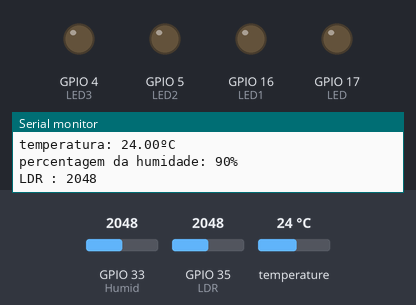
Bench run of a sketch on a simulated ESP32. On the bench: output pins drawn as LEDs (lit = HIGH), the last lines printed to the serial monitor. The test bench sets the inputs (shaded band); at power-on: temperature 24 °C, GPIO 35 (LDR) = 2048, GPIO 33 (Humid) = 2048. WiFi joins after 1.5 s; servers stay silent unless stated.

Above: at 2.7 s.
2.8 s: temperature set to 20.7 °C
4.3 s: temperature set to 19.2 °C
At 5.4 s:
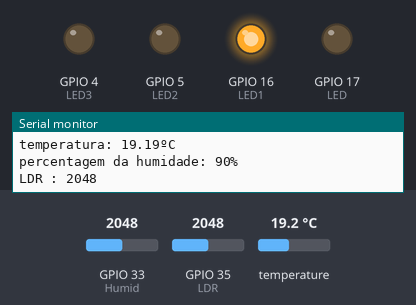
6.0 s: GPIO 35 (LDR) set to 2078
At 6.6 s:
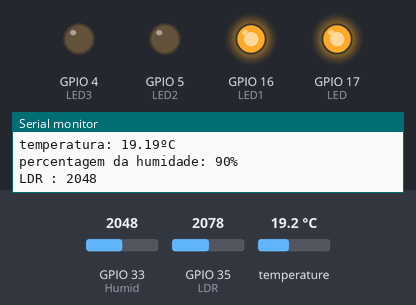
7.5 s: GPIO 33 (Humid) set to 1415
9.0 s: GPIO 33 (Humid) set to 1328
At 9.9 s:
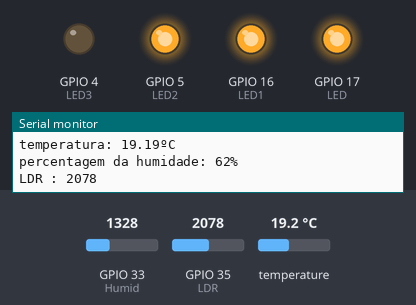
10.6 s: GPIO 35 (LDR) set to 2047
At 12.1 s:
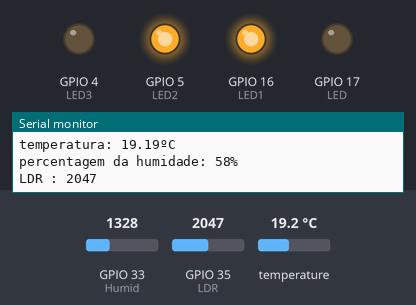
Timing chart, 0 to 13.1 s (numbered marks = the images above; inputs shaded):
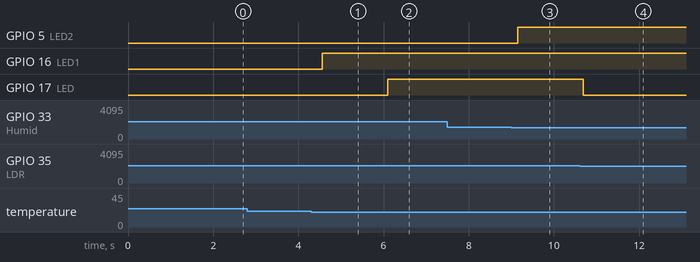

The sketch:

CB-G2.ino
```cpp
#include <OneWire.h>
#include <DallasTemperature.h>
#include <NTPClient.h>
#include "WiFi.h"

const uint16_t port = 8090;
const char * host = "192.168.1.56";

String datahora = " ";
String startstop = "";


WiFiUDP ntpUDP;
NTPClient ntp(ntpUDP);

/* create a hardware timer */
hw_timer_t * timer = NULL;
volatile SemaphoreHandle_t timerSemaphore;
portMUX_TYPE timerMux = portMUX_INITIALIZER_UNLOCKED;

volatile uint32_t isrCounter = 0;
volatile uint32_t lastIsrAt = 0;
volatile uint32_t time1 = 0;
volatile uint32_t lasttime = 0;

void ARDUINO_ISR_ATTR onTimer(){
  // Increment the counter and set the time of ISR
  portENTER_CRITICAL_ISR(&timerMux);
  isrCounter++;
  lastIsrAt = millis();
  portEXIT_CRITICAL_ISR(&timerMux);
  // Give a semaphore that we can check in the loop
  xSemaphoreGiveFromISR(timerSemaphore, NULL);
  // It is safe to use digitalRead/Write here if you want to toggle an output
}

const char* ssid = "NOS-1214";
const char* password =  "7RGUT3KJ";
WiFiClient  client;


//sensor de temperatura
int sensor_temp = A4;
OneWire ds(sensor_temp);
DallasTemperature sensors(&ds);
float temperatura;


//sensor de luminosidade
const int LDR = A7 ;             // Pino analógico que o sensor está conectado
int luz ;                        // valor que sera armazenado o valor do LDR

//sensor de humidade
const int Humid = A5;            //Pino a que o sensor esta conectado
int humidade;
int perchumid;
int SoloSeco = 0; //VALOR MEDIDO COM O SOLO SECO
int SoloMolhado = 2300; //VALOR MEDIDO COM O SOLO MOLHADO
int percSoloSeco = 0; //MENOR PERCENTUAL DO SOLO SECO
int percSoloMolhado = 100; //MAIOR PERCENTUAL DO SOLO MOLHADO

//definir led
const int LED = 17;             //luz - leds
const int LED1 = 16;            //temperatura - azul-min
const int LED2 = 5;             //humidade - amarelo
const int LED3 = 4;             //temperatura -verde+max


void setup() {
  pinMode(sensor_temp, INPUT);   //coloca a variavel oneWireBus como entrada
  pinMode(LDR, INPUT);          //Coloca a variavel LDR como entrada
  pinMode(LED, OUTPUT);         //coloca a variavel LED como saida
  pinMode(LED1, OUTPUT);        //coloca a variavel LED1 como saida
  pinMode(LED2, OUTPUT);        //coloca a variavel LED2 como saida
  pinMode(LED3, OUTPUT);        //coloca a variavel LED3 como saida
  pinMode(Humid, INPUT);        //coloca a variavel Humid como entrada
  Serial.begin(115200);         //inicializa a comunicação serie com a taxa de 9600 bps

  //efetua a ligação ao wifi
  WiFi.begin(ssid, password);
  while (WiFi.status() != WL_CONNECTED) {
    delay(500);
    Serial.println("Connecting to WiFi..");
  }
  Serial.println("Connected to the WiFi network");

  //configura o servidor de data e hora
  ntp.begin();
  //GMT em segundos
  // +1 = 3600
  // +8 = 28800
  // -1 = -3600
  // -3 = -10800
  ntp.setTimeOffset(3600);//precisa de mais uma hora porque o servidor esta num fuso hrario diferente

  //configuração do timer
  timerSemaphore = xSemaphoreCreateBinary();

  timer = timerBegin(0, 80, true);

  timerAttachInterrupt(timer, &onTimer, true);

  timerAlarmWrite(timer, 20000000, true);

  timerAlarmEnable(timer);


}

void loop() {

  int tempdefaultmin = 20.0;
  int tempdefaultmax = 25.0;
  int humdefaultmin = 60;


  //sensor de luz
  luz = analogRead(LDR);        // Faz a leitura do pino analógico LDR e armazena o valor na variavel luz

  if (luz < 2050) {             // Se o valor de luz for menos que 2050 significa que temos pouca luz
    digitalWrite(LED, LOW);
  } else {                      // Se não
    digitalWrite(LED, HIGH);
  }

  //sensor de humidade
  humidade = analogRead(Humid);
  perchumid = constrain(analogRead(Humid),SoloSeco,SoloMolhado); //MANTÉM humidade DENTRO DO INTERVALO
  perchumid = map(perchumid,SoloMolhado,SoloSeco,percSoloMolhado,percSoloSeco); //EXECUTA A FUNÇÃO "map" DE ACORDO COM OS PARÂMETROS PASSADOS
  if( perchumid<humdefaultmin){
    digitalWrite(LED2, HIGH);
  }else{
    digitalWrite(LED2, LOW);
  }


  //sensor temperatura
  sensors.requestTemperatures();
  temperatura = sensors.getTempCByIndex(0);
    if(temperatura<tempdefaultmin){
    digitalWrite(LED1, HIGH);
    digitalWrite(LED3, LOW);
  }else if(temperatura>tempdefaultmax){


    digitalWrite(LED1, LOW);
  }else{
    digitalWrite(LED3, LOW);
    digitalWrite(LED1, LOW);
    }
  time1=millis();
  if(time1>=lasttime+1000){
    lasttime=time1;
    Serial.print("temperatura: ");
    Serial.print(temperatura);
    Serial.println("ºC");
    Serial.print("percentagem da humidade: ");
    Serial.print(perchumid);
    Serial.println("%");
    Serial.print("LDR : " );      // Mostra o valor no monitor serial
    Serial.println(luz);
    }
  //delay(1000);                 // Aguarda 1s

  if (xSemaphoreTake(timerSemaphore, 0) == pdTRUE){
    uint32_t isrCount = 0, isrTime = 0;
    // Read the interrupt count and time
    portENTER_CRITICAL(&timerMux);
    isrCount = isrCounter;
    isrTime = lastIsrAt;
    portEXIT_CRITICAL(&timerMux);int i=0;
    // Print it
    WiFiClient client;

   //conexão ao servidor
    if (!client.connect(host, port)) {
        Serial.println("Connection to host failed");
    }
    Serial.println("Connected to server successful!");

    //conexão ao servidor de data e hora
    if (ntp.update()) {
    datahora = ntp.getFormattedDate();

    } else {
      Serial.println("!Erro ao atualizar NTP!\n");
    }
    Serial.println(datahora);


    int ID = 1;
    String da = "DA";
    String de = "PR";

    //se a string lida do servidor for "start" envia dados senao envia a mensagem parado ao servidor
    if (startstop == "start"){
      client.print(da+String(temperatura)+" "+String(perchumid)+" "+String(luz)+" "+String(ID)+" "+datahora);
      startstop = client.readString();
      Serial.println(startstop);
    }
    else{
      client.print(de+String(ID));
      startstop = client.readString();
      Serial.print(startstop);
    }


    Serial.println("Disconnecting...");
    client.stop();
  }

}
```

Measured:
- the behaviour switches between 20 and 19.9 °C on temperature (found by bisection; images 0 and 1)
- the behaviour switches between 2049 and 2050 on GPIO 35 (LDR) (found by bisection; images 1 and 2)
- the behaviour switches between 1358 and 1357 on GPIO 33 (Humid) (found by bisection; images 2 and 3)
- after the input at 4.3 s, GPIO 16 (LED1): LOW → HIGH after 0.26 s
- after the input at 6.0 s, GPIO 17 (LED): LOW → HIGH after 0.09 s
- after the input at 9.0 s, GPIO 5 (LED2): LOW → HIGH after 0.15 s
- after the input at 10.6 s, GPIO 17 (LED): HIGH → LOW after 0.08 s
